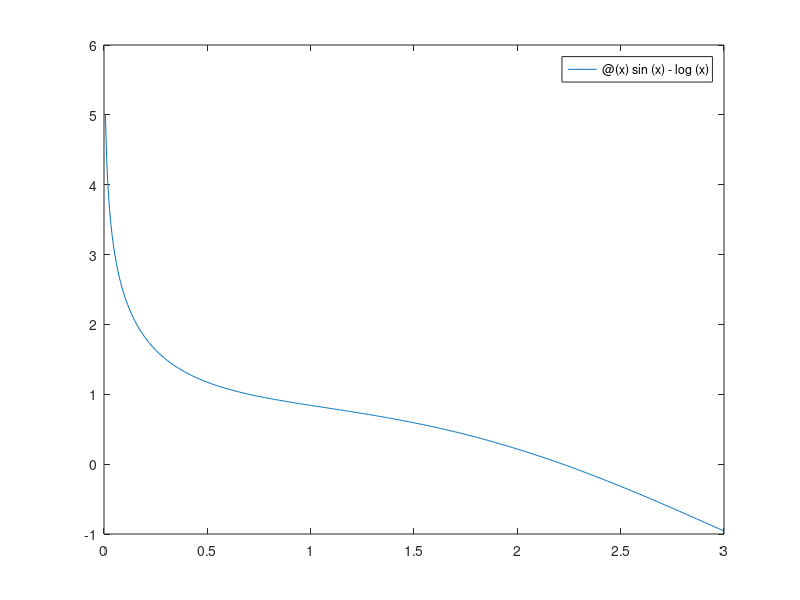

Reproduce this figure in MATLAB.
%Ejercicio 1 practica 1 - 06/10/2021
%Esther del Pico Garcia
function [] = P1ejer1()
  %Apartado A

  f = @(x) sin(x) - log(x);                     %Guardamos la funcion
  printf("EJERCICIO 1 APARTADO A\nPara la funcion %s , las raices son: \n", func2str(f))
  fplot(f,[0,3])                                %Dibujar grafica
  %Resolver la funcion para x=1,x=2 y x=3
  for i=1:3                  
    sol_1A=fsolve(f,i);           
    printf("El resultado para x=%s es: %s\n",num2str(i),num2str(sol_1A));
  endfor

  printf("\n-------------------------------------------------\n");
  
  %Apartado B

  F = @(X) [X(1)^2+X(2)^2-4;X(1)^3-X(2)^3-2];    %Guardamos la funcion. X(1) es x y X(2) es y en el sistema de ecuaciones
  printf("EJERCICIO 1 APARTADO B\nPara el sistema de ecuaciones: %s \n", func2str(F));
  for j=0:2
    sol_1B = fsolve(F,[j,j]);                    %Resolucion del ejercicio para los valores (0,0) y (1,1)
    printf("El resultado para x=%s y y=%s es: %s\n",num2str(j),num2str(j),num2str(sol_1B));
  endfor
  printf("\n-------------------------------------------------\n");
    
endfunction                               